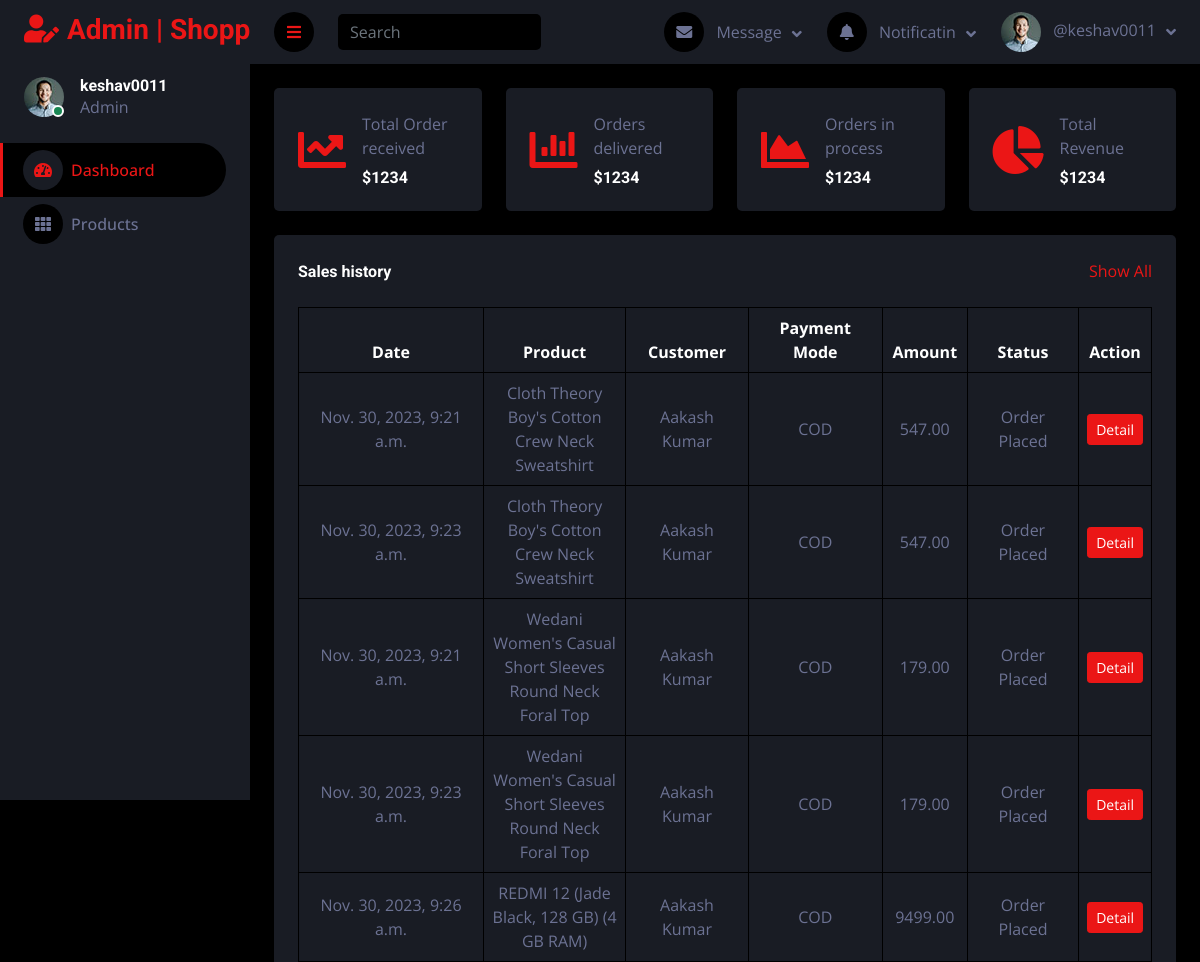
Before: /admin-panel/dashboard (signed in, upper part) with the older database file.
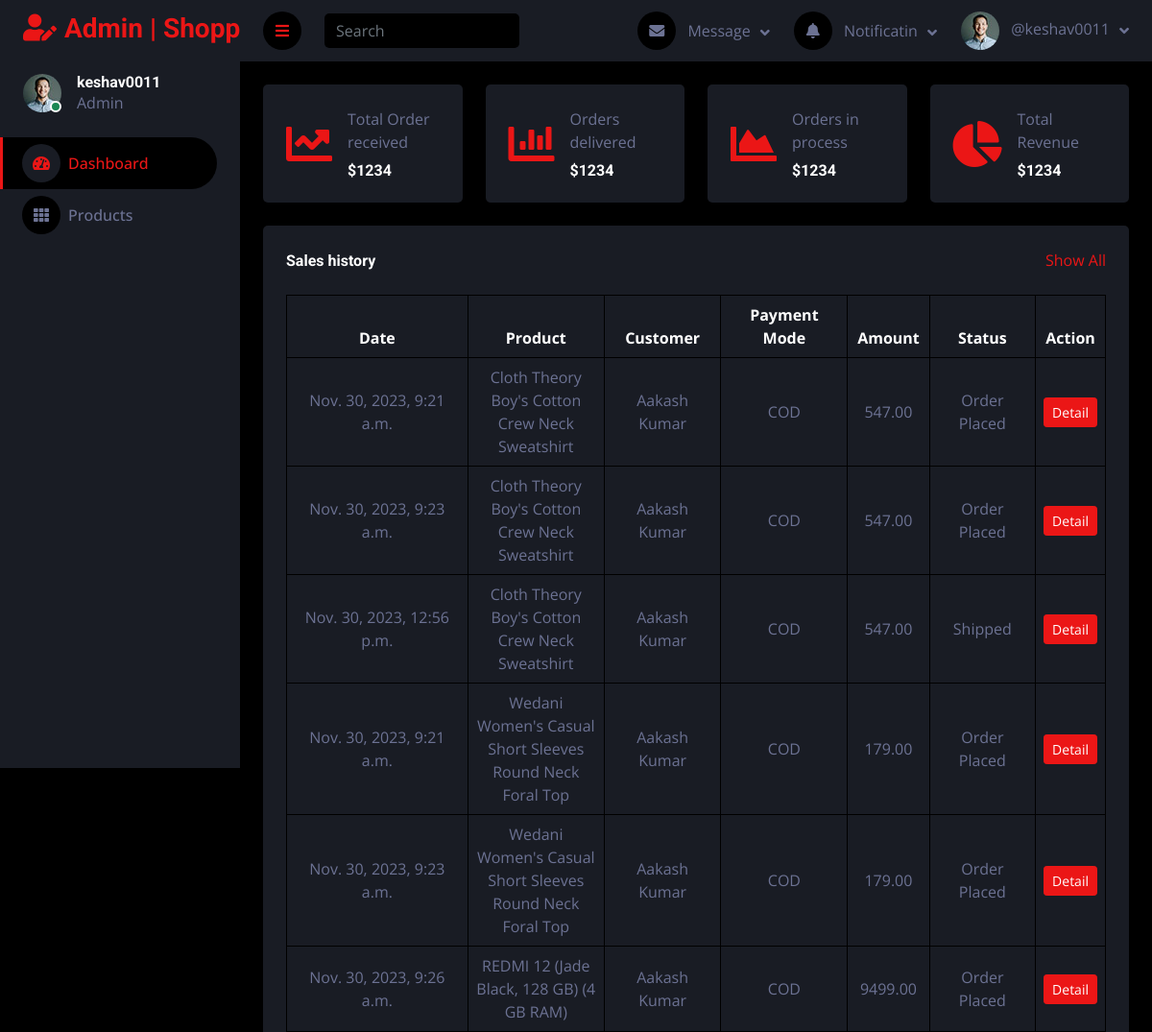
After: the same page with the newer database file.
### orders/models.py (models this page shows, shortened)
class OrderItems(models.Model):
    order = models.ForeignKey(Order, on_delete=models.CASCADE)
    product = models.ForeignKey(Product, on_delete=models.CASCADE)
    quantity = models.PositiveIntegerField()

class Order(models.Model):
    user = models.ForeignKey(User, on_delete=models.CASCADE)
    delivery_address = models.ForeignKey(Address, on_delete=models.SET_NULL, null=True)
    order_date = models.DateTimeField(auto_now_add=True)
    total_bill = models.IntegerField(blank=True, null=True)
    transaction_id = models.CharField(max_length=100, blank=True)
    payment_method = models.CharField(max_length=20, choices=payment_choices)
    status = models.CharField(max_length=255, default='Order Placed')
    is_confirmed = models.BooleanField(default=False)

### product/models.py (models this page shows, shortened)
class Product(models.Model):
    product_name = models.CharField(max_length=100)
    product_desc = models.CharField(max_length=255)
    category = models.ForeignKey(ProductCategory, on_delete=models.SET_NULL, null=True)
    brand = models.ForeignKey(Brand, on_delete=models.SET_NULL, null=True)
    color = models.ForeignKey(Color, on_delete=models.SET_NULL, null=True, blank=True)
    mdl = models.ForeignKey(Mdl, on_delete=models.CASCADE, null=True, blank=True)
    price = models.DecimalField(max_digits=10, decimal_places=2)
    user = models.ForeignKey(User, on_delete=models.CASCADE)
    stock_quantity = models.PositiveIntegerField()
    image1 = models.ImageField(upload_to = 'static/')
    image2 = models.ImageField(upload_to = 'static/')
    image3 = models.ImageField(upload_to = 'static/')
    image4 = models.ImageField(upload_to = 'static/', blank=True)
    image5 = models.ImageField(upload_to = 'static/', blank=True)

### account/models.py (models this page shows)
class User(AbstractUser):
    mobile = models.CharField(max_length=20, blank=True)
    user_type = models.CharField(max_length=10, choices=user_choices, blank=True)
    objects = UserManager()
    USERNAME_FIELD = 'username'
    def __str__(self) -> str:
        return self.username

### orders/views.py (the view)
# urls.py: path('admin-panel/dashboard', views.admin_home),
@login_required(login_url='/adminlogin')
def admin_home(request):
    return render(request, 'admin_template/index.html', {'order_detail' : OrderItems.objects.filter(product__user=request.user)})

### templates/admin_template/index.html (shortened to what this page needs)
{% extends './adminBase.html' %}
{% load static %}
{% block content %}
<div class="container-fluid pt-4 px-4">
    <div class="row g-4">
        <div class="col-sm-6 col-xl-3">
            <div class="bg-secondary rounded d-flex align-items-center justify-content-between p-4">
                <i class="fa fa-chart-line fa-3x text-primary"></i>
                <div class="ms-3">
                    <p class="mb-2">Total Order received</p>
                    <h6 class="mb-0">$1234</h6>
                </div>
            </div>
        </div>
        <div class="col-sm-6 col-xl-3">
            <div class="bg-secondary rounded d-flex align-items-center justify-content-between p-4">
                <i class="fa fa-chart-bar fa-3x text-primary"></i>
                <div class="ms-3">
                    <p class="mb-2">Orders delivered</p>
                    <h6 class="mb-0">$1234</h6>
                </div>
            </div>
        </div>
        <div class="col-sm-6 col-xl-3">
            <div class="bg-secondary rounded d-flex align-items-center justify-content-between p-4">
                <i class="fa fa-chart-area fa-3x text-primary"></i>
                <div class="ms-3">
                    <p class="mb-2">Orders in process</p>
                    <h6 class="mb-0">$1234</h6>
                </div>
            </div>
        </div>
        <div class="col-sm-6 col-xl-3">
            <div class="bg-secondary rounded d-flex align-items-center justify-content-between p-4">
                <i class="fa fa-chart-pie fa-3x text-primary"></i>
                <div class="ms-3">
                    <p class="mb-2">Total Revenue</p>
                    <h6 class="mb-0">$1234</h6>
                </div>
            </div>
        </div>
    </div>
</div>
<div class="container-fluid pt-4 px-4">
    <div class="bg-secondary text-center rounded p-4">
        <div class="d-flex align-items-center justify-content-between mb-4">
            <h6 class="mb-0">Sales history</h6>
            <a href="">Show All</a>
        </div>
        <div class="table-responsive">
            <table class="table text-start align-middle table-bordered table-hover mb-0">
                <thead>
                    <tr class="text-white">
                        <th scope="col" class="text-center">Date</th>
                        <th scope="col" class="col-2 text-center">Product</th>
                        <th scope="col" class="text-center">Customer</th>
                        <th scope="col" class="text-center">Payment Mode</th>
                        <th scope="col" class="text-center">Amount</th>
                        <th scope="col" class="text-center">Status</th>
                        <th scope="col" class="text-center">Action</th>
                    </tr>
                </thead>
                <tbody>
                    {% for order in order_detail %}
                    <tr>
                        <td class="text-center">{{order.order.order_date}}</td>
                        <td class="text-center"><a href="/add-product/{{user}}/{{order.product.id}}" class="text-light">{{order.product.product_name}}</a></td>
                        <td class="text-center">{{order.order.user.first_name}} {{order.order.user.last_name}}</td>
                        <td class="text-center">{{order.order.payment_method}}</td>
                        <td class="text-center">{{order.product.price}}</td>
                        <td class="text-center">{{order.order.status}}</td>
                        <td><a class="btn btn-sm btn-primary" href="">Detail</a></td>
                    </tr>
                    {% endfor %}
                </tbody>
            </table>
        </div>
    </div>
</div>
{% endblock %}

Changed rows visible on the page:
added OrderItems: order.order_date "Nov. 30, 2023, 12:56 p.m.", product.product_name "Cloth Theory Boy's Cotton Crew Neck Sweatshirt", order.user.first_name "Aakash", order.user.last_name "Kumar", order.payment_method "COD", product.price "547.00", order.status "Shipped"
